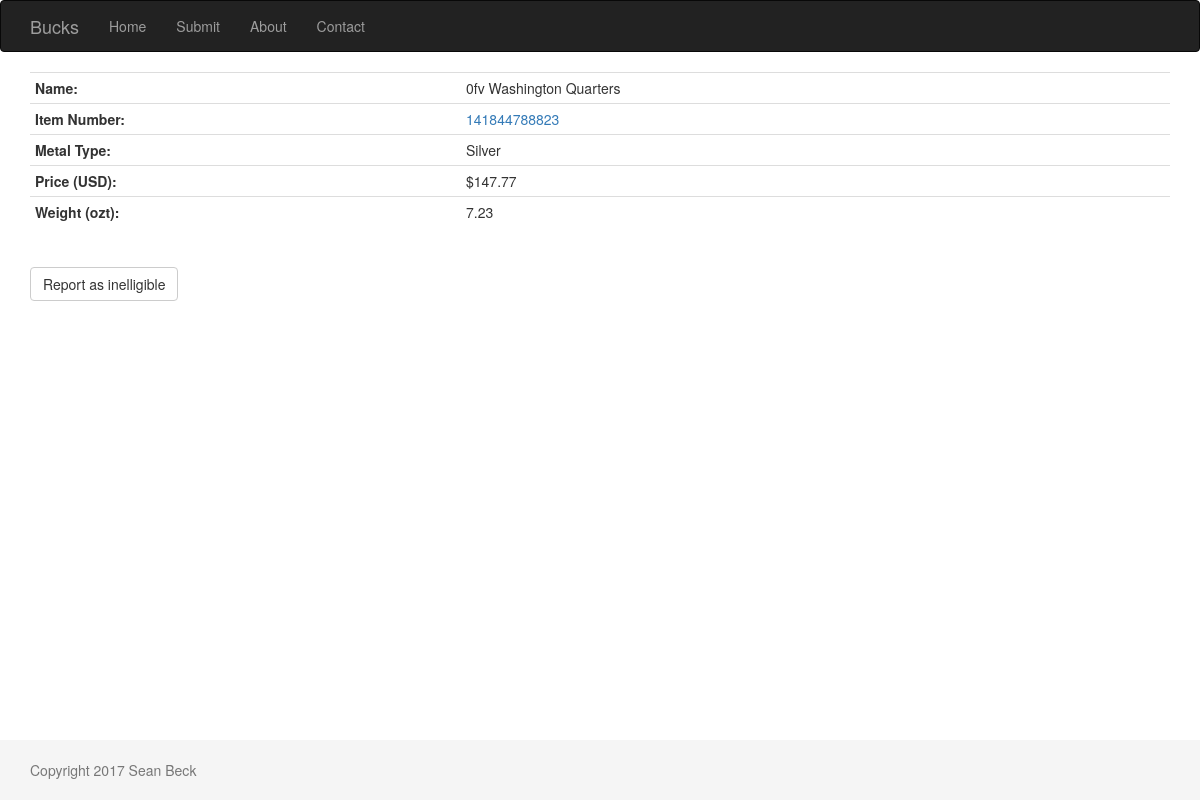
/item/35, run on an earlier commit of the app's database.
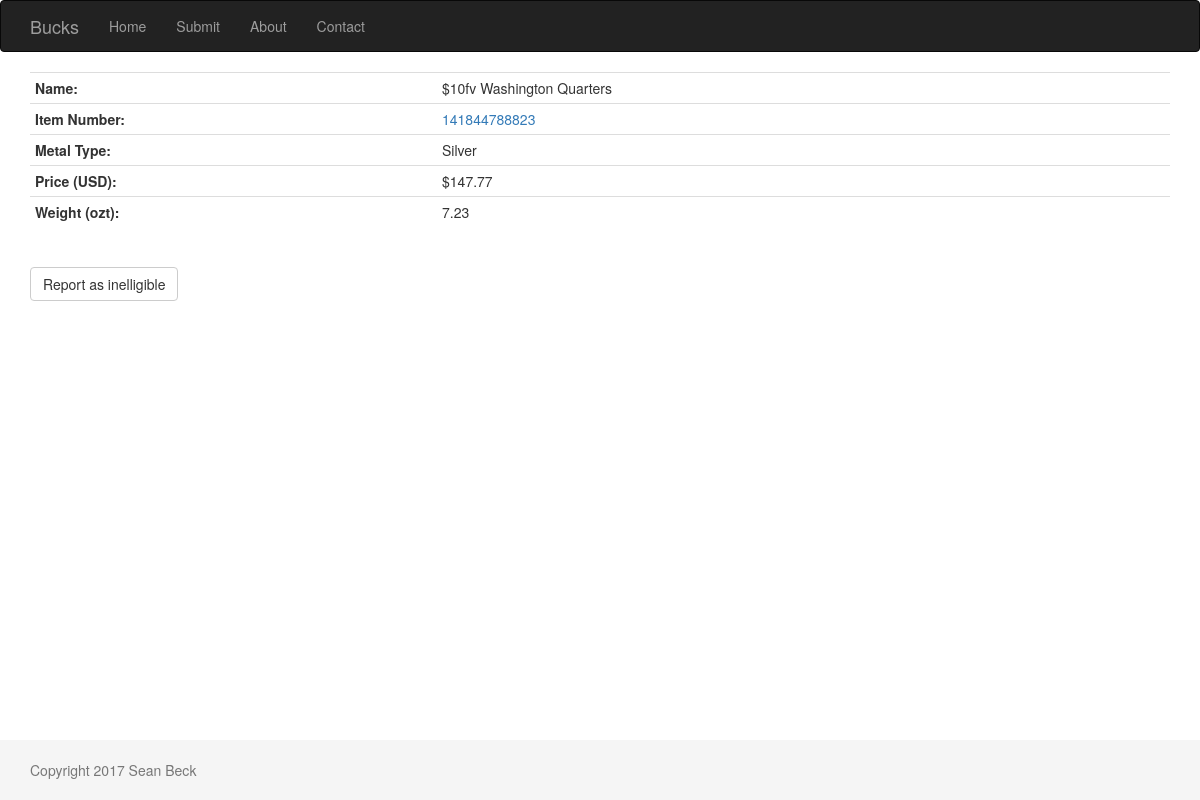
And on a later commit of the database.
### deals/models.py (models this page shows, shortened)
class Item(db.Model):
    id = db.Column(db.Integer, primary_key=True)
    ebay_id = db.Column(db.Integer, unique=True)
    name = db.Column(db.String)
    price = db.Column(db.Float)
    weight = db.Column(db.Float)
    metal = db.Column(db.String)
    picture = db.Column(db.LargeBinary)
    reported = db.Column(db.Boolean, default=False)

### deals/views.py (the view, shortened to what this page needs)
@deals_blueprint.route('/item/<int:item_id>', methods=['GET', 'POST'])
def item(item_id):
    i = Item.query.get(item_id)
    if i is None:
        abort(404)
    spot = Spot.query.filter_by(name=i.metal).first()
    return render_template('item.html', item=i, spot=spot)

### deals/templates/item.html
{% extends "base.html" %}
{% set active_page="items" %}
{% block page_content %}
<table class="table table-hover table-condensed table-responsive">
    <tr><td><b>Name: </b></td><td>{{ item.name }}</td></tr>
    <tr><td><b>Item Number: </b></td><td><a href="https://www.ebay.com/itm/{{ item.ebay_id }}">{{ item.ebay_id }}</a></td></tr>
    <tr><td><b>Metal Type: </b></td><td>{{ item.metal|capitalize }}</td></tr>
    <tr><td><b>Price (USD): </b></td><td>${{ item.price }}</td></tr>
    <tr><td><b>Weight (ozt): </b></td><td>{{ item.weight }}</td></tr>
</table>
<br>
<form action="" method="POST" class="form" role="form">
    <input type="submit" class="btn btn-default" name="submit" value="Report as inelligible" id="submit"></input>
</form>
{% endblock %}

What changed in the data, as far as the page shows it:
changed Item "Silver": name "0fv Washington Quarters" → "$10fv Washington Quarters"
